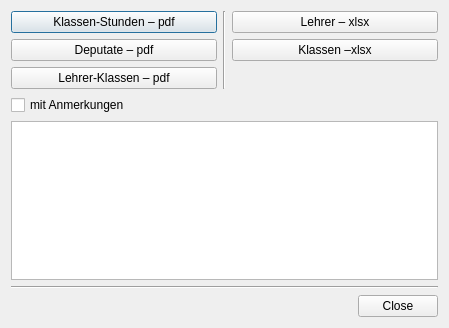
<?xml version="1.0" encoding="UTF-8"?>
<ui version="4.0">
 <class>Dialog</class>
 <widget class="QDialog" name="Dialog">
  <property name="geometry">
   <rect>
    <x>0</x>
    <y>0</y>
    <width>449</width>
    <height>328</height>
   </rect>
  </property>
  <property name="windowTitle">
   <string>Tabellen erstellen</string>
  </property>
  <layout class="QVBoxLayout" name="verticalLayout_3">
   <item>
    <layout class="QHBoxLayout" name="horizontalLayout">
     <item>
      <layout class="QVBoxLayout" name="verticalLayout">
       <item>
        <widget class="QPushButton" name="pb_classes">
         <property name="text">
          <string>Klassen-Stunden – pdf</string>
         </property>
        </widget>
       </item>
       <item>
        <widget class="QPushButton" name="pb_pay">
         <property name="text">
          <string>Deputate – pdf</string>
         </property>
        </widget>
       </item>
       <item>
        <widget class="QPushButton" name="pb_teachers">
         <property name="text">
          <string>Lehrer-Klassen – pdf</string>
         </property>
        </widget>
       </item>
      </layout>
     </item>
     <item>
      <widget class="Line" name="line_2">
       <property name="orientation">
        <enum>Qt::Vertical</enum>
       </property>
      </widget>
     </item>
     <item>
      <layout class="QVBoxLayout" name="verticalLayout_2">
       <item>
        <widget class="QPushButton" name="pb_teachers_xlsx">
         <property name="text">
          <string>Lehrer – xlsx</string>
         </property>
        </widget>
       </item>
       <item>
        <widget class="QPushButton" name="pb_classes_xlsx">
         <property name="text">
          <string>Klassen –xlsx</string>
         </property>
        </widget>
       </item>
       <item>
        <spacer name="verticalSpacer">
         <property name="orientation">
          <enum>Qt::Vertical</enum>
         </property>
         <property name="sizeHint" stdset="0">
          <size>
           <width>20</width>
           <height>40</height>
          </size>
         </property>
        </spacer>
       </item>
      </layout>
     </item>
    </layout>
   </item>
   <item>
    <widget class="QCheckBox" name="with_comments">
     <property name="toolTip">
      <string>&lt;html&gt;&lt;head/&gt;&lt;body&gt;&lt;p&gt;Hier aktivieren, um Anmerkungen zu Blöcken und Kursen in den Tabellen auszugeben. &lt;/p&gt;&lt;/body&gt;&lt;/html&gt;</string>
     </property>
     <property name="text">
      <string>mit Anmerkungen</string>
     </property>
    </widget>
   </item>
   <item>
    <widget class="QPlainTextEdit" name="output_box">
     <property name="readOnly">
      <bool>true</bool>
     </property>
    </widget>
   </item>
   <item>
    <widget class="Line" name="line">
     <property name="orientation">
      <enum>Qt::Horizontal</enum>
     </property>
    </widget>
   </item>
   <item>
    <widget class="QDialogButtonBox" name="buttonBox">
     <property name="orientation">
      <enum>Qt::Horizontal</enum>
     </property>
     <property name="standardButtons">
      <set>QDialogButtonBox::Close</set>
     </property>
    </widget>
   </item>
  </layout>
 </widget>
 <resources/>
 <connections>
  <connection>
   <sender>buttonBox</sender>
   <signal>accepted()</signal>
   <receiver>Dialog</receiver>
   <slot>accept()</slot>
   <hints>
    <hint type="sourcelabel">
     <x>248</x>
     <y>254</y>
    </hint>
    <hint type="destinationlabel">
     <x>157</x>
     <y>274</y>
    </hint>
   </hints>
  </connection>
  <connection>
   <sender>buttonBox</sender>
   <signal>rejected()</signal>
   <receiver>Dialog</receiver>
   <slot>reject()</slot>
   <hints>
    <hint type="sourcelabel">
     <x>316</x>
     <y>260</y>
    </hint>
    <hint type="destinationlabel">
     <x>286</x>
     <y>274</y>
    </hint>
   </hints>
  </connection>
 </connections>
</ui>
